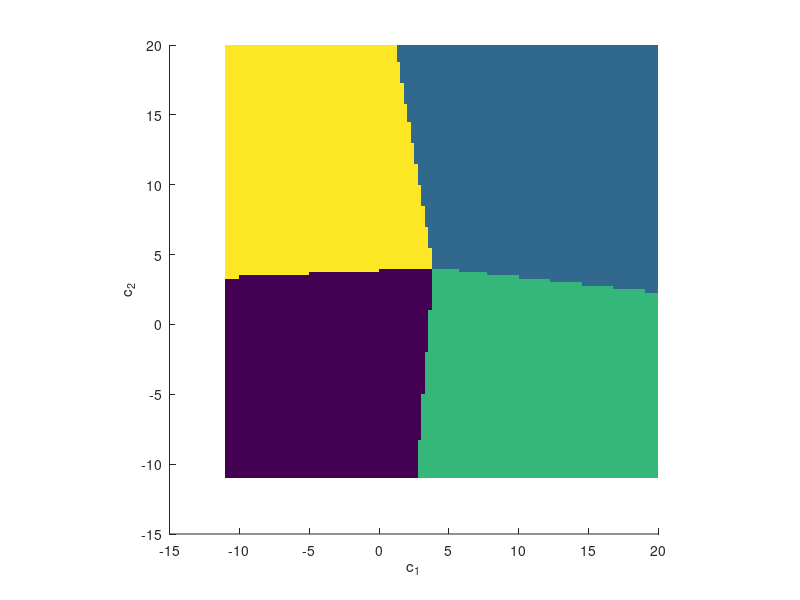
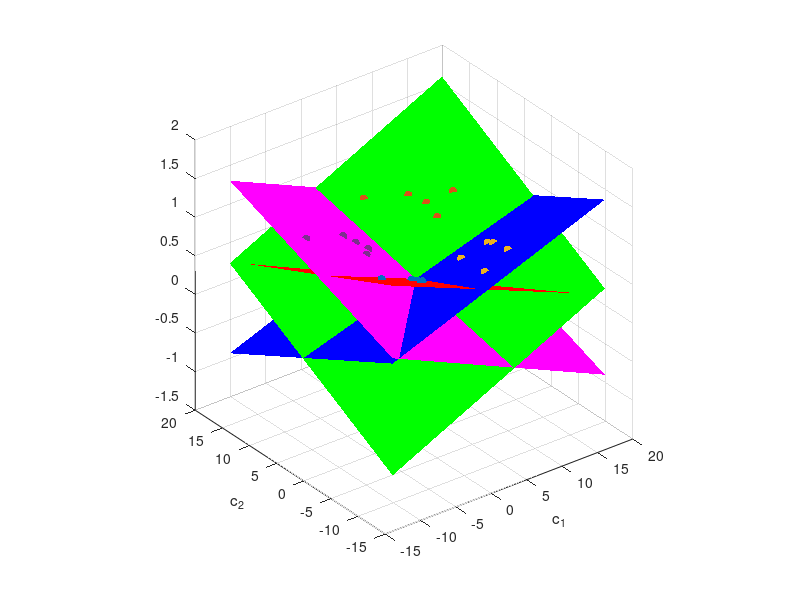

Write MATLAB code to recreate these figures, in order.
clear;
load('data.mat');
%% a)
p1 = [ones(1, size(k1, 2));k1]
p2 = [ones(1, size(k2, 2));k2]
p3 = [ones(1, size(k3, 2));k3]
p4 = [ones(1, size(k4, 2));k4]

%% b)
d = [
    repmat([1 0 0 0], size(k1, 2), 1)
    repmat([0 1 0 0], size(k2, 2), 1)
    repmat([0 0 1 0], size(k3, 2), 1)
    repmat([0 0 0 1], size(k4, 2), 1)
]';

p = [p1 p2 p3 p4];

%% c1)
A = (d/p)';

%% c2)
E1 = p*p' / size(p, 2);
E2 = p*d' / size(p, 2);
A = inv(E1) * E2;

%% d)
c = [
     1  1  1  1
    -2  6  5 -5
     2 12 -3  7
];

d_c = A' * c;

[v, i] = min(abs(1 - d_c)); i

%% e)
mid = [4.5, 4.5];
x = mid(1)-15:0.25:mid(1)+15;
y = mid(2)-15:0.25:mid(2)+15;

[X, Y] = meshgrid(x, y);
c = [
    ones(1, length(x)*length(y))
    X(:)'
    Y(:)'
];

d_c = A' * c;
[V, I] = max(d_c);

figure(1)
scatter(X(:), Y(:), 100, I(:), 's', 'fill');
xlabel('c_1');
ylabel('c_2');

axis square

figure(2)
surf(x, y, reshape(d_c(1,:), length(x), length(y)), 'FaceColor', 'r', 'EdgeColor', 'None');
hold on
surf(x, y, reshape(d_c(2,:), length(x), length(y)), 'FaceColor', 'g', 'EdgeColor', 'None');
surf(x, y, reshape(d_c(3,:), length(x), length(y)), 'FaceColor', 'b', 'EdgeColor', 'None');
surf(x, y, reshape(d_c(4,:), length(x), length(y)), 'FaceColor', 'm', 'EdgeColor', 'None');

scatter3(k1(1,:), k1(2,:), max(A'*p1), 'bo', 'filled');
scatter3(k2(1,:), k2(2,:), max(A'*p2), 'ko', 'filled');
scatter3(k3(1,:), k3(2,:), max(A'*p3), 'mo', 'filled');
scatter3(k4(1,:), k4(2,:), max(A'*p4), 'wo', 'filled');

xlabel('c_1');
ylabel('c_2');

axis square
hold off